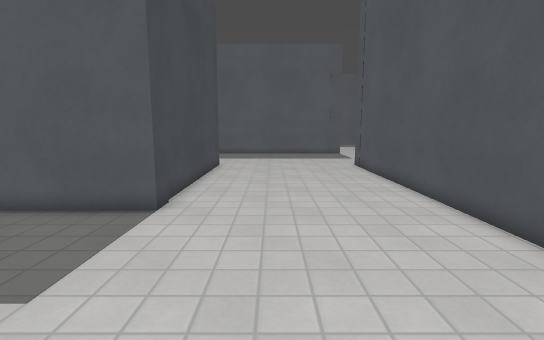
view 1 (above)

23 first-person views from a walk through a level from a Godot 3-D game. The camera is 1.2 m above the floor, tilts 8° down and sees 85° across. The floor is counted in squares, 0.5 m on a side. Each view is taken from the middle of a square. On the plan, view 1 faces up. The plan holds only what a view shows up to about 19 squares ahead; the rest is blank. The place goes on beyond the plan. Characters and animated objects are left out. Surface patterns are stand-ins for the level's own textures.

view 2
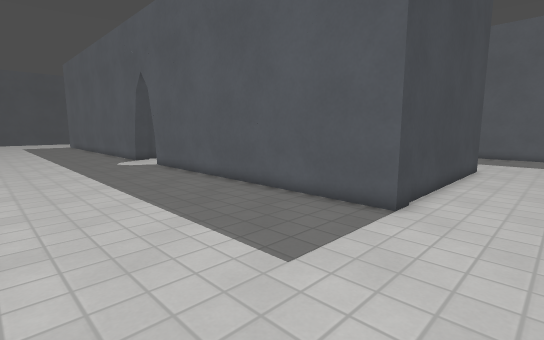

view 3
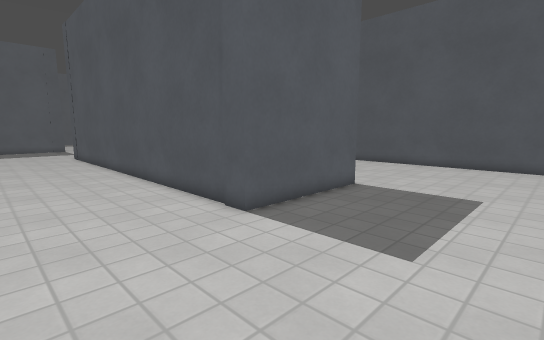

view 4
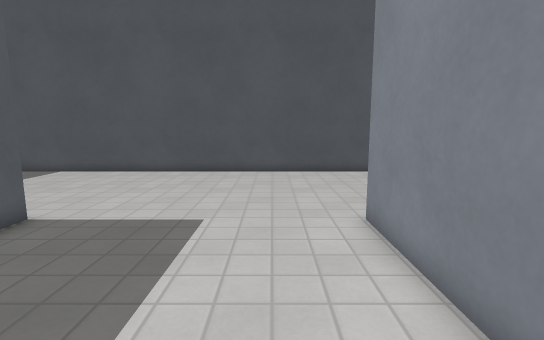

view 5
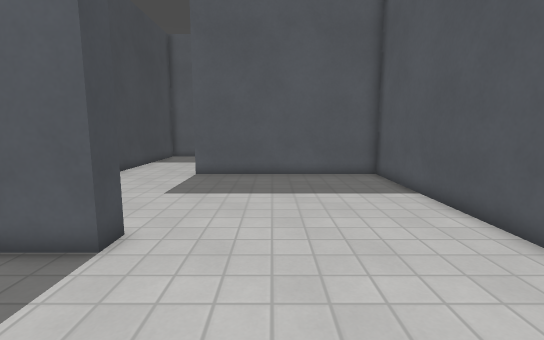

view 6
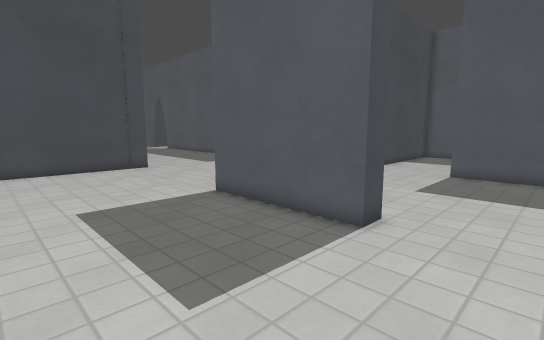

view 7
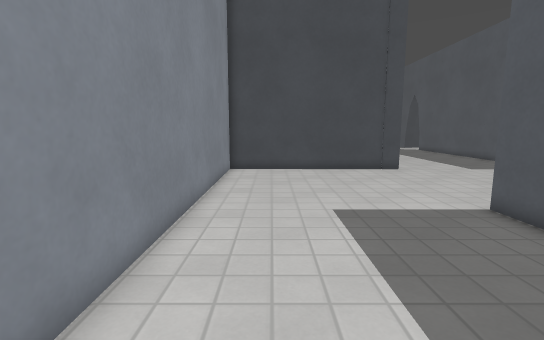

view 8
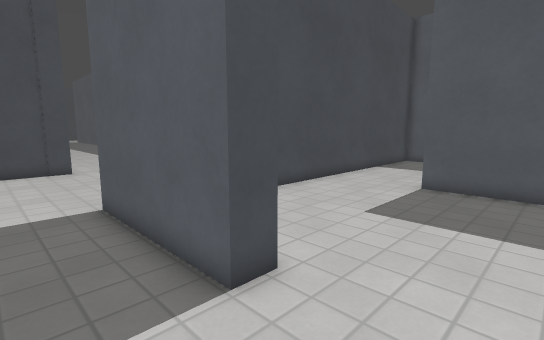

view 9
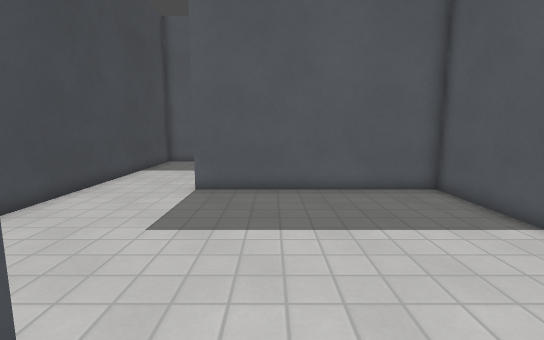

view 10
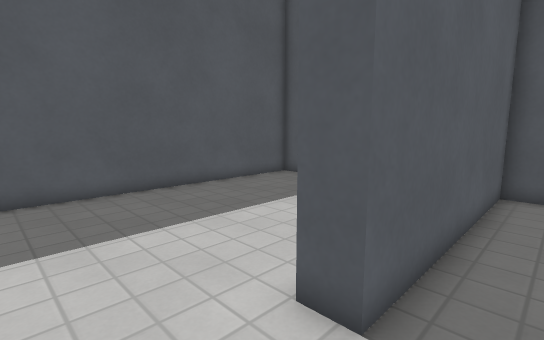

view 11
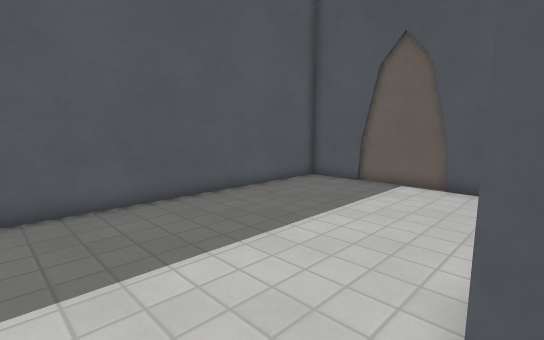

view 12
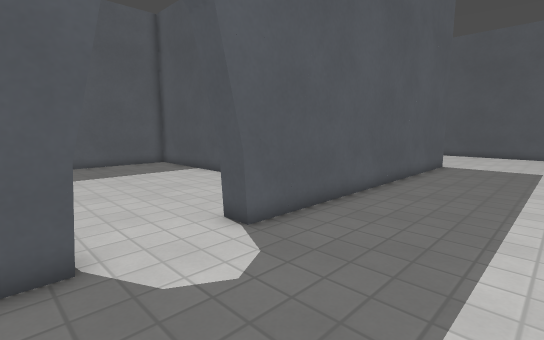

view 13
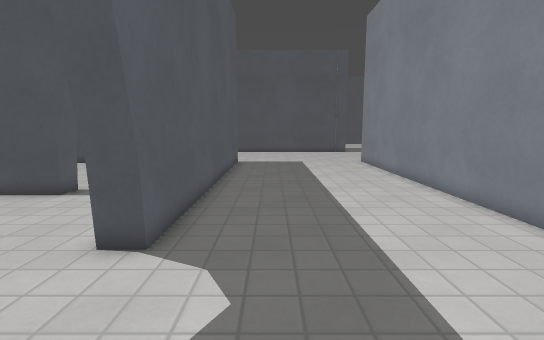

view 14
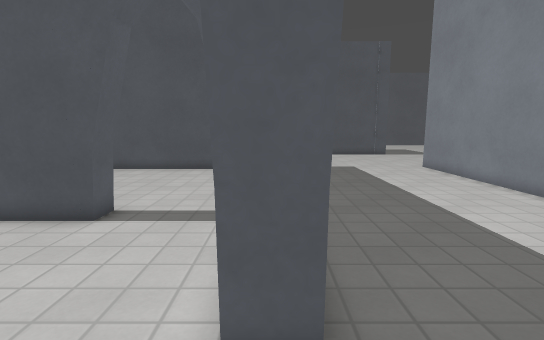

view 15
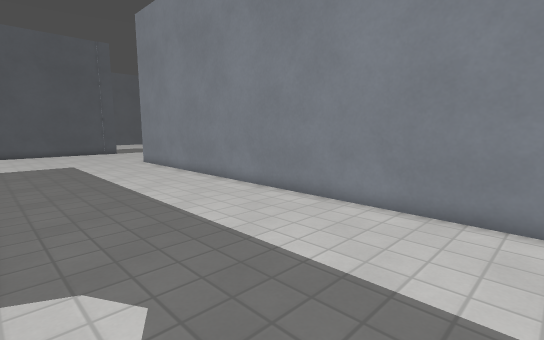

view 16
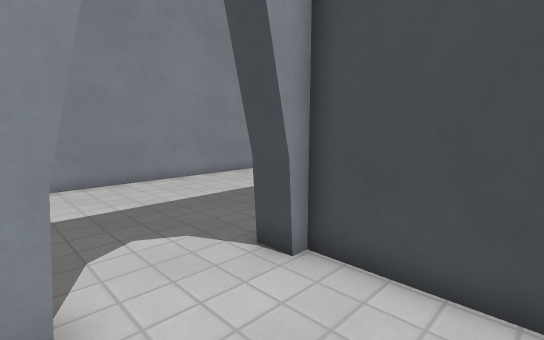

view 17
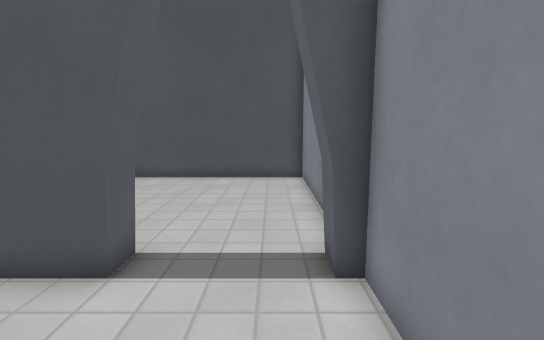

view 18
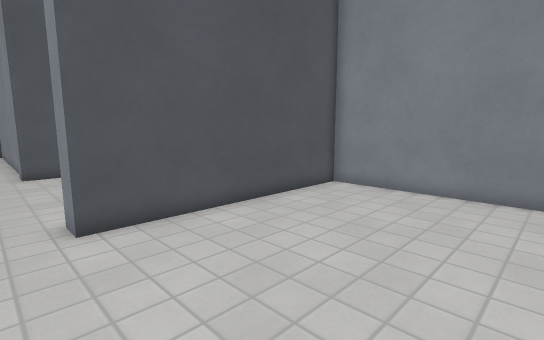

view 19
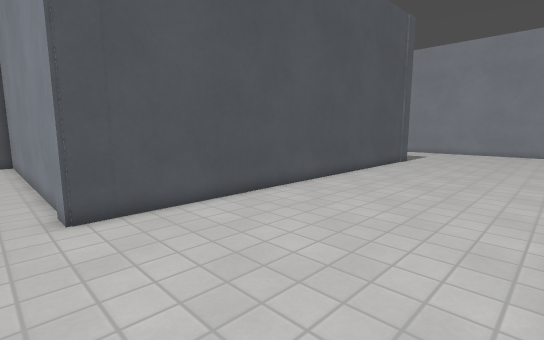

view 20
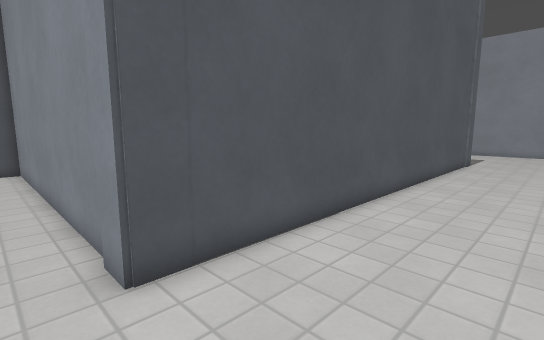

view 21
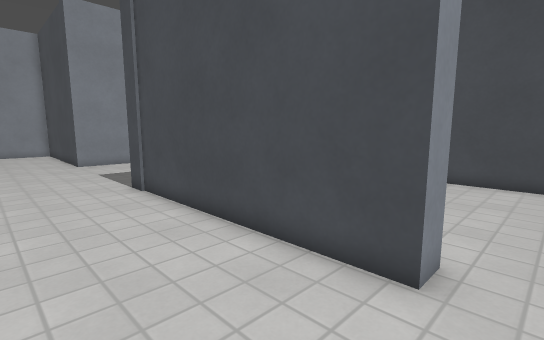

view 22
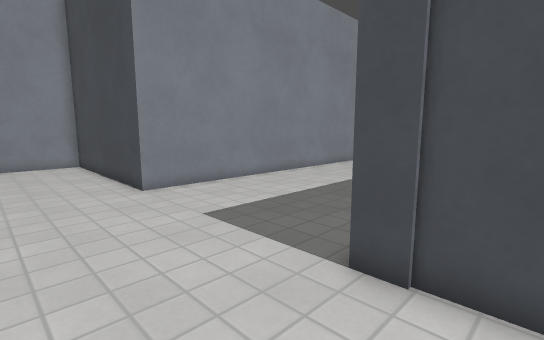

view 23
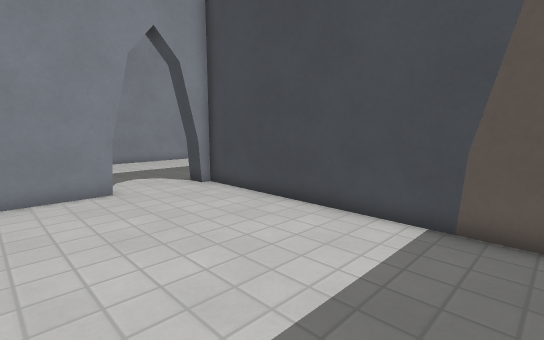

### Floor plan
Points are (right, up) in squares from view 1. A wall is a line through its corners. A room is listed if a view was taken in it or the views show most of it. See-through windows are left out.
Room 1 (views 1, 2, 3, 4, 5, 6, 7, 8, 9, 10, 11, 12, 13, 14, 15, 19, 20, 21, 22)
walls: (6.5, 10.5) (6.5, 4.8); (11.6, -0.4) (11.6, -1.5) (5.5, -1.5) (5.5, 19.5) (20.5, 19.5); (-4.5, 19.5) (-3.5, 19.5) (-3.5, 8.5) (-19.7, 8.5) (-19.7, 9.5); (-19.4, 8.4) (-19.4, 9.5); (20.5, -11.5) (20.5, 8.5) (11, 8.5) (11, 9.5); (-22.6, 9.5) (-22.6, 8.5) (-23.9, 8.5); (-23, 9.6) (-23, 8.5); (-23.5, 10.5) (-23.5, 9.5); (-26.5, -0.5) (-3.5, -0.5) (-3.5, -10.5) (11.8, -10.5)
ways out: opening at (-21, 9.5) to room 2; opening at (-3.5, 20.5) to room 3; opening at (9, 9.5)
Room 2 (views 16, 17, 23)
walls: (-14.5, 13.1) (-14.5, 20.8); (-23.5, 19.9) (-23.5, 10.5); (-19.7, 9.5) (-14.5, 9.5)
ways out: opening at (-21, 9.5) to room 1; opening at (-13.5, 12) to room 3
objects: other object (-24, 21)
Room 3 (view 18)
walls: (-13.5, 13.6) (-14.6, 13.6); (-13.5, 13.4) (-14.5, 13.4); (-13.5, 20.5) (-13.5, 17.2); (-11.6, 9.5) (-4.5, 9.5) (-4.5, 19.5); (-14.5, 10.3) (-13.5, 10.3); (-14.5, 10) (-13.5, 10)
ways out: opening at (-3.5, 20.5) to room 1; opening at (-13.5, 12) to room 2

Positions as (right, up) in squares from view 1, and headings:
1: (0, 0), facing up
2: (0, 0), facing up-left
3: (0, -8), facing up-right
4: (4, -8), facing right
5: (15, -7), facing up
6: (15, -8), facing up-left
7: (14, -8), facing left
8: (15, -4), facing up-left
9: (14, -3), facing up
10: (8, 7), facing up-right
11: (8, 9), facing up-right
12: (-24, 3), facing up-right
13: (-25, 6), facing right
14: (-22, 9), facing right
15: (-25, 8), facing down-right
16: (-19, 13), facing down-left
17: (-19, 11), facing right
18: (-12, 21), facing down-right
19: (-3, 21), facing down-right
20: (1, 21), facing down-right
21: (1, 21), facing down-left
22: (1, 11), facing down-left
23: (-16, 21), facing down-left
